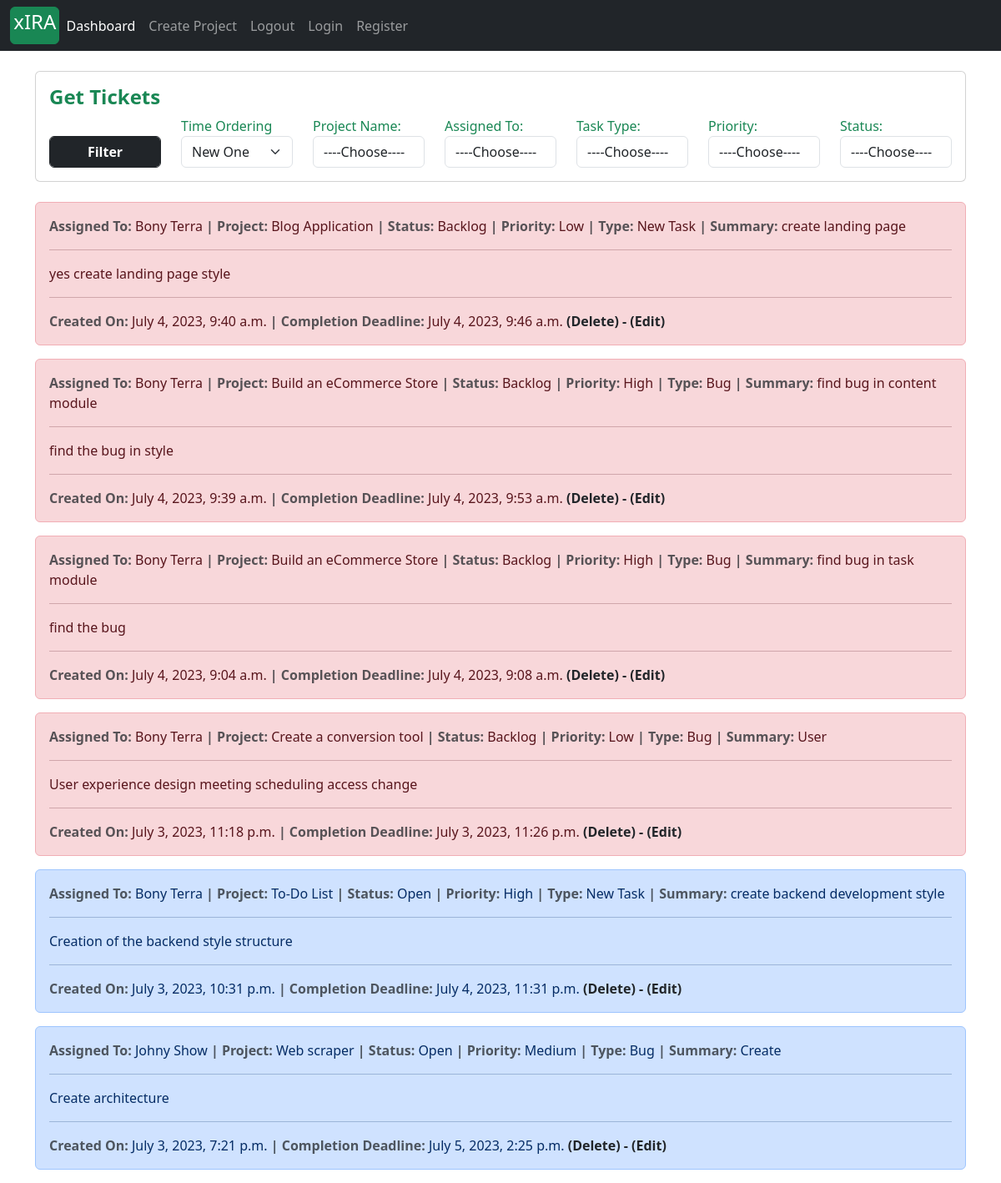
The app's page /ticket/manage/ (signed in), older data.
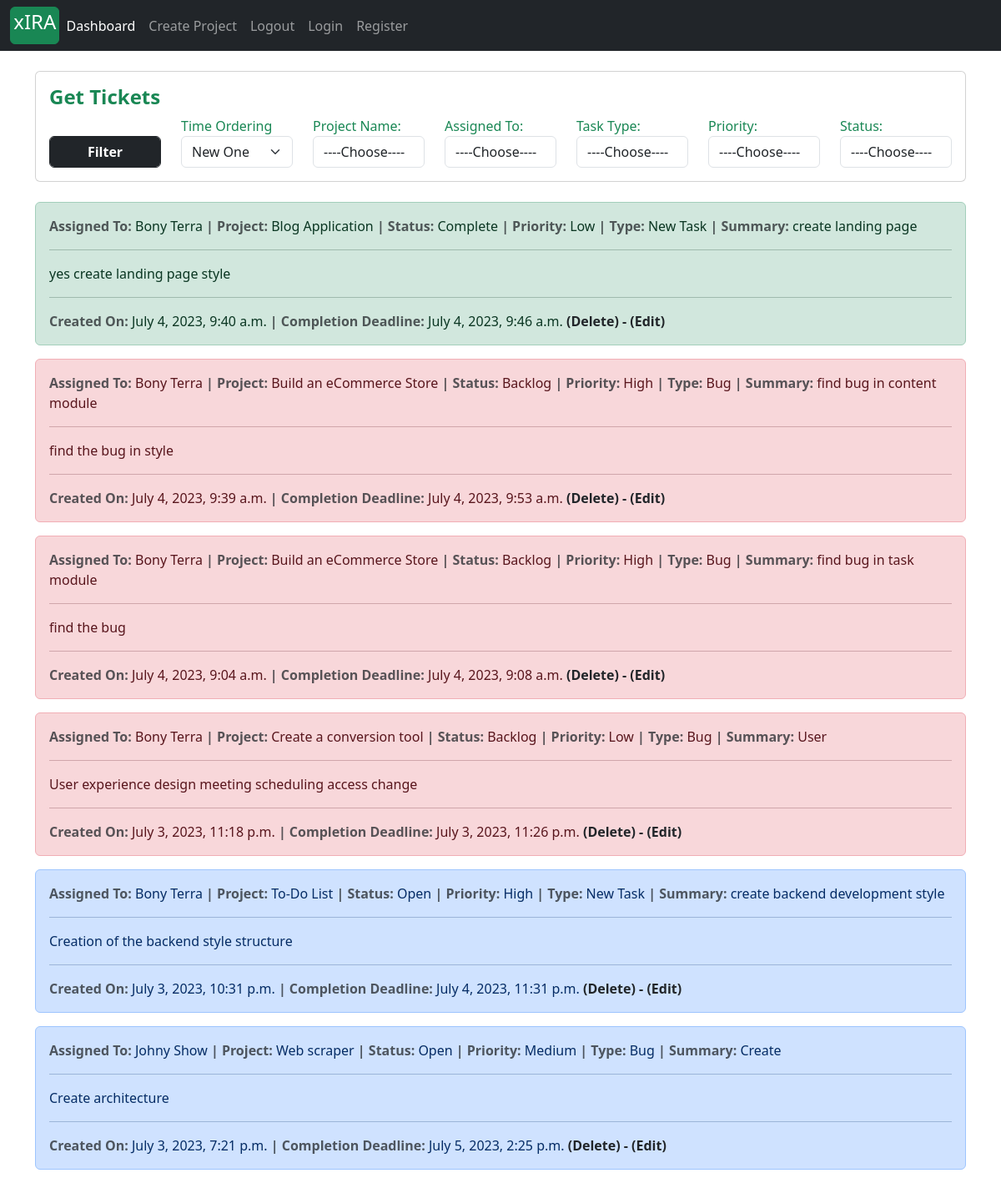
The same page, newer data.
### tickets/models.py (models this page shows, shortened)
class Task(models.Model):
    project       = models.ForeignKey(Project, on_delete=models.CASCADE)
    task_type     = models.CharField(max_length=30, choices = task_type_choices)
    short_summary = models.CharField(max_length=80)
    description   = models.TextField(max_length=500)
    assignee     = models.ForeignKey(Account, on_delete=models.CASCADE)
    status        = models.CharField(max_length=25, choices=status_field)
    priority      = models.CharField(max_length=25, choices=priority_field)
    start_date    = models.DateTimeField(auto_now_add=True)
    estimated_end_date = models.DateTimeField()
    def task_as_back_log(self):
        current_time = datetime.datetime.now().astimezone()
        estimated_end_date = self.estimated_end_date.astimezone()
        if self.status == 'Complete':
            return False
        if current_time >= estimated_end_date:
            self.status = 'Backlog'
            self.save()
            return True
        else:
            return False

### accounts/models.py (models this page shows, shortened)
class Account(AbstractBaseUser):
    first_name           = models.CharField(max_length=50)
    last_name            = models.CharField(max_length=50)
    work_email           = models.EmailField(max_length=100, unique=True)
    contact_number       = models.CharField(max_length=50)
    work_profile         = models.CharField(max_length=30, choices=choices)
    date_joined     = models.DateTimeField(auto_now_add=True)
    last_login      = models.DateTimeField(auto_now_add=True)
    is_admin        = models.BooleanField(default=False)
    is_staff        = models.BooleanField(default=False)
    is_active        = models.BooleanField(default=False)
    is_superadmin        = models.BooleanField(default=False)
    USERNAME_FIELD = 'work_email'
    REQUIRED_FIELDS = ['first_name', 'last_name']
    objects = MyAccountManager()
    def __str__(self):
        return f'{self.first_name} {self.last_name}'
    def is_project_manager(self):
        try:
            temp = ProjectManager.objects.get(project_manager__id=self.id)
            is_manager = True
        except ProjectManager.DoesNotExist:
            is_manager = False
        return is_manager

### projects/models.py (models this page shows)
class Project(models.Model):
    project_name         = models.CharField(max_length=30)
    project_description  = models.TextField(max_length=600, blank=True)
    project_category     = models.CharField(max_length=30, choices=choices)
    project_manager      =  models.ForeignKey(ProjectManager, on_delete=models.SET_NULL, null=True)
    assignees            =  models.ManyToManyField(Account)
    start_date           = models.DateTimeField(auto_now_add=True)
    estimated_end_date   = models.DateTimeField()
    def __str__(self):
        return self.project_name

### tickets/views.py (the view, shortened to what this page needs)
# urls.py: path('manage/', views.manage_ticket, name='manage_ticket'),
def manage_ticket(request):
    if request.user.is_project_manager():
        project_coice_tuple_list, assignee_choice_tuple_list = get_choice_fields(request.user)
        context = {
            'project_choice': project_coice_tuple_list,
            'assignee_choice': assignee_choice_tuple_list,
            'status_choice': status_field,
            'task_type_choice': task_type_choices,
            'priority_choice': priority_field,
        }
        all_task_query = get_all_tickets_project_manager(request.user)
        query_dic = request.GET
        if 'project_id' in query_dic:
            if query_dic['project_id'] != '' and len(all_task_query) > 0:
                all_task_query = all_task_query.filter(project__id=int(query_dic['project_id']))
        if 'assignee_id' in query_dic:
            if query_dic['assignee_id'] != '' and len(all_task_query) > 0:
                all_task_query = all_task_query.filter(assignee__id=int(query_dic['assignee_id']))
        if 'task_type' in query_dic:
            if query_dic['task_type'] != '' and len(all_task_query) > 0:
                all_task_query = all_task_query.filter(task_type=query_dic['task_type'])
        if 'priority' in query_dic:
            if query_dic['priority'] != '' and len(all_task_query) > 0:
                all_task_query = all_task_query.filter(priority=query_dic['priority'])
        if 'status' in query_dic:
            if query_dic['status'] != '' and len(all_task_query) > 0:
                all_task_query = all_task_query.filter(status=query_dic['status'])
        all_task_query = all_task_query.order_by('-start_date')
        context['tasks'] = all_task_query
    return render(request, 'manage_ticket.html', context)

### projects/forms.py
class ProjectCreationForm(forms.ModelForm):
    class Meta:
        model = Project
        fields = ('project_name', 'project_category', 'project_description', 'estimated_end_date')
        widgets = {
            'project_name': forms.TextInput(attrs={'class': 'form-control',  }),
            'project_category': forms.Select(attrs={'class': 'form-control', }),
            'project_description': forms.Textarea(attrs={'class': 'form-control', 'rows':4, 'cols':15}),
        }

### accounts/models.py (called while the page is built)
    def get_all_project(self):
        return self.project_set.all()

### projects/context_processors.py (called while the page is built)
def create_project_form(request):
    form = ProjectCreationForm()
    context = {
        'project_creation_form': form
    }
    return context

### tickets/views.py (called while the page is built)
def get_all_tickets_project_manager(user):
    project_manager = ProjectManager.objects.get(project_manager__id=user.id)
    projects = project_manager.get_all_project()
    if len(projects) >= 1:
        project_1 = projects[0]
        all_tickets = Task.objects.filter(project__id=project_1.id)
        for i in range(1, len(projects)):
            all_tickets = all_tickets | Task.objects.filter(project__id=projects[i].id)
        return all_tickets
    return None

### templates/manage_ticket.html (shortened to what this page needs)
{% extends 'base.html' %}
{% block content %}
{% load tz %}
<div class="container mt-4">
    <div class="card mx-auto">
      <article class="card-body">
		<header class="text-success"><h4><strong class="card-title">Get Tickets</strong></h4></header>
		<form action = "{% url 'manage_ticket' %}" method="GET">
				<div class="form-group row">
					<div class="col form-group" style="">
                        	<button class="btn btn-dark form-control" href="#"><strong>Filter</strong></button>
            		</div>
					<div class="col form-group">
							<label class="text-success" for="">Time Ordering</label>
							<select class="form-select" name="order_by">
							  <option value="1" selected>New One</option>
							</select>
				</div>
					<div class="col form-group">
						<label class="text-success" for="project_id">Project Name:</label>
						<select class="form-control" name="project_id">
						<option value="">----Choose----</option>
						</select>
					</div>
					<div class="col form-group">
						<label class="text-success" for="assignee_id">Assigned To:</label>
						<select class="form-control" name="assignee_id">
						<option value="">----Choose----</option>
						</select>
					</div>
					<div class="col form-group">
			            <label class="text-success" for="">Task Type:</label>
						<select class="form-control" name="task_type">
						<option value="">----Choose----</option>
						</select>
					</div>
					<div class="col form-group">
			            <label class="text-success" for="">Priority:</label>
						<select class="form-control" name="priority">
						<option value="">----Choose----</option>
						</select>
					</div>
					<div class="col form-group">
			            <label class="text-success" for="">Status:</label>
						<select class="form-control" name="status">
						<option value="">----Choose----</option>
						</select>
					</div>
		</form>
		</article>
    </div>
</div>
<div class="container mt-4">
	{% for task in tasks %}
	<div class="alert alert-{% if task.task_as_back_log %}danger{% elif task.status == 'Open' %}primary{% elif task.status == 'In Progress' %}info{% else %}success{% endif %}" role="alert">
		<strong class="text-muted"> Assigned To: </strong>
		{{task.assignee}}
		<strong class="text-muted">| Project: </strong>
		{{task.project}}
		<strong class="text-muted">| Status: </strong>
	    {{task.status|capfirst}}
	 	<strong class="text-muted">| Priority: </strong>
	    {{task.priority}}
		<strong class="text-muted">| Type: </strong>
	    {{task.task_type}}
		<strong class="text-muted">| Summary: </strong>
	    {{task.short_summary}}
	 	<hr>
	 	<p>{{task.description}}</p>
	 	<hr>
	<strong class="text-muted"> Created On: </strong>
	 {{task.start_date|timezone:"Asia/Kolkata"}}
	<strong class="text-muted">| Completion Deadline: </strong>
	 {{task.estimated_end_date|timezone:"Asia/Kolkata"}}
	<a class="text-dark" href="{% url 'delete_ticket' task.id %}" style="text-decoration: none;"><strong> (Delete) -</strong></a>
 	<a class="text-dark" href="{% url 'edit_ticket' task.id %}" style="text-decoration: none;"><strong> (Edit)</strong></a>
	</div>
	{% endfor %}
</div>
{% endblock %}

Row changes from the older to the newer data that the page shows:
changed Task "create landing page": status "Backlog" → "Complete"
